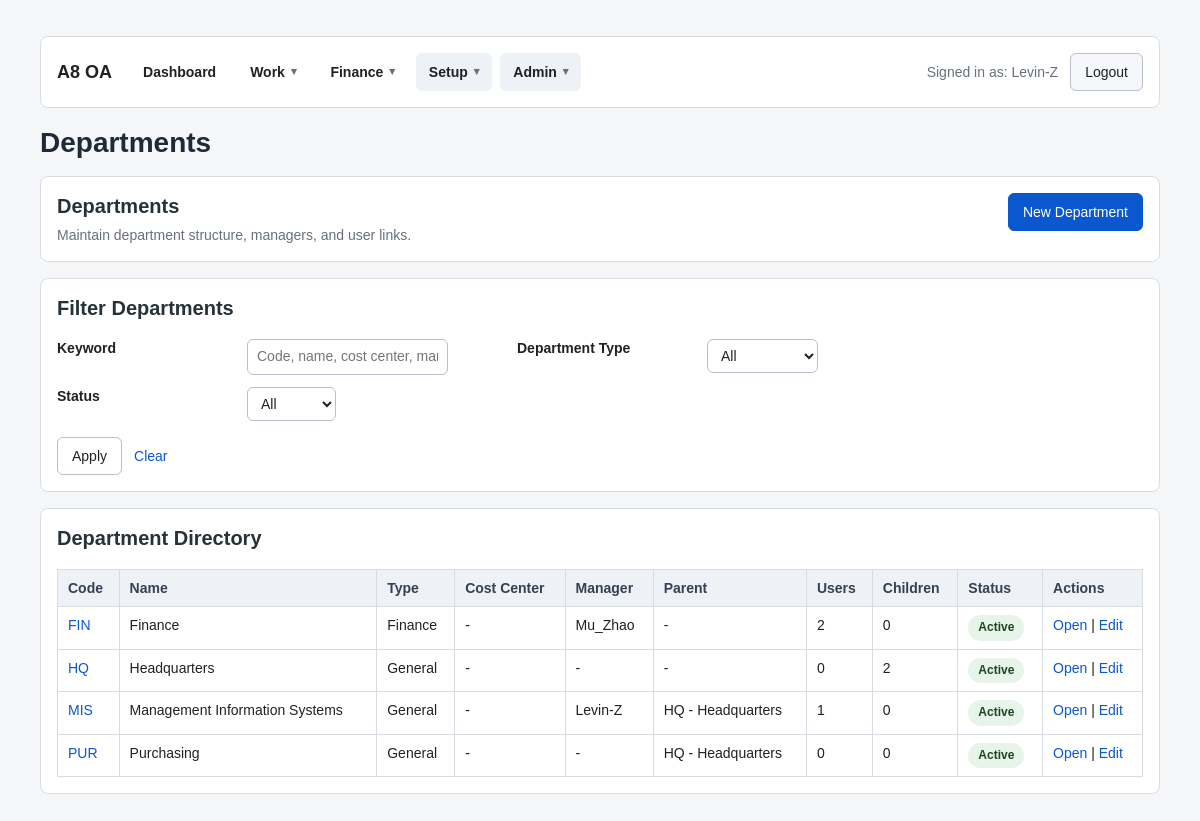
The app's page /accounts/departments/ (signed in) with its own data.
### accounts/models.py (models this page shows)
class User(AbstractUser):
    employee_id = models.CharField(max_length=30, blank=True, default="")
    display_name = models.CharField(max_length=150, blank=True, default="")
    job_title = models.CharField(max_length=100, blank=True, default="")
    phone = models.CharField(max_length=30, blank=True, default="")
    approval_level = models.CharField(
        max_length=20,
        choices=ApprovalLevel,
        default=ApprovalLevel.STAFF,
    )
    primary_department = models.ForeignKey(
        "Department",
        null=True,
        blank=True,
        on_delete=models.SET_NULL,
        related_name="primary_users",
    )
    can_approve_all_departments = models.BooleanField(default=False)
    class Meta:
        db_table = "PS_A8_USER"
        verbose_name = "User"
        verbose_name_plural = "Users"
    def __str__(self):
        return self.display_name or self.username

class Department(models.Model):
    dept_code = models.CharField(max_length=30, unique=True)
    dept_name = models.CharField(max_length=100)
    dept_type = models.CharField(
    max_length=20,
    choices=DepartmentType,
    default=DepartmentType.GENERAL,
    )
    cost_center = models.CharField(max_length=30, blank=True, default="")
    manager = models.ForeignKey(
        settings.AUTH_USER_MODEL,
        null=True,
        blank=True,
        on_delete=models.SET_NULL,
        related_name="managed_departments",
    )
    parent_department = models.ForeignKey(
        "self",
        null=True,
        blank=True,
        on_delete=models.SET_NULL,
        related_name="child_departments",
    )
    is_active = models.BooleanField(default=True)
    sort_order = models.PositiveIntegerField(default=0)
    class Meta:
        db_table = "PS_A8_DEPT"
        verbose_name = "Department"
        verbose_name_plural = "Departments"
        ordering = ["sort_order", "dept_code"]
    def __str__(self):
        return f"{self.dept_code} - {self.dept_name}"

### accounts/views.py (the view, shortened to what this page needs)
# urls.py: path("departments/", views.department_list, name="department_list"),
@login_required
def department_list(request):
    _enforce_department_admin(request.user)
    departments = (
        Department.objects.select_related("manager", "parent_department")
        .annotate(
            active_user_count=Count(
                "user_links",
                filter=Q(user_links__is_active=True),
                distinct=True,
            ),
            child_department_count=Count(
                "child_departments",
                filter=Q(child_departments__is_active=True),
                distinct=True,
            ),
        )
        .order_by("sort_order", "dept_code")
    )
    q = (request.GET.get("q") or "").strip()
    dept_type = (request.GET.get("dept_type") or "").strip()
    status = (request.GET.get("status") or "").strip()
    if dept_type:
        departments = departments.filter(dept_type=dept_type)
    if status == "active":
        departments = departments.filter(is_active=True)
    elif status == "inactive":
        departments = departments.filter(is_active=False)
    department_list_items = [_decorate_department(department) for department in departments]
    context = {
        "departments": department_list_items,
        "department_create_url": reverse("accounts:department_create"),
        "q": q,
        "selected_dept_type": dept_type,
        "selected_status": status,
        "dept_type_choices": Department._meta.get_field("dept_type").choices,
    }
    return render(request, "accounts/department_list.html", context)

### accounts/views.py (called while the page is built)
def _user_can_manage_departments(user):
    return bool(user and user.is_authenticated and (user.is_staff or user.is_superuser))

def _enforce_department_admin(user):
    if not _user_can_manage_departments(user):
        raise PermissionDenied("You do not have permission to manage departments.")

def _decorate_department(department):
    department.detail_url = reverse("accounts:department_detail", args=[department.id])
    department.edit_url = reverse("accounts:department_edit", args=[department.id])
    return department

### common/context_processors.py (called while the page is built)
def top_navigation(request):
    can_create_project = False
    if request.user.is_authenticated:
        can_create_project = user_can_create_project(request.user)
    return {
        "top_navigation": build_navigation_for_user(request.user, request),
        "can_create_project": can_create_project,
        "can_view_system_setup": can_view_system_setup(request.user),
    }

### common/navigation.py (called while the page is built)
def _can_work(user):
    return user.is_authenticated

def _can_accounting(user):
    return can_perform_accounting_work(user)

def _can_setup(user):
    return can_manage_finance_setup(user)

def _can_admin(user):
    return can_use_django_admin(user)

def _can_system_setup(user):
    return can_view_system_setup(user)

def _can_create_project(user):
    return user.is_authenticated and user_can_create_project(user)

def _item(label, route_name, *, permission=None, active_names=None):
    active_names = active_names or [route_name]
    return {
        "label": label,
        "url": reverse(route_name),
        "permission": permission or _can_work,
        "active_names": active_names,
        "active": False,
    }

def _group(label, items):
    return {
        "label": label,
        "items": items,
        "active": False,
    }

def _mark_active(items, current_route_name):
    for item in items:
        item["active"] = current_route_name in item["active_names"]
    return items

### common/permissions.py (called while the page is built)
def can_perform_accounting_work(user):
    return bool(
        user
        and user.is_authenticated
        and (user.is_staff or user_has_any_role(user, ACCOUNTING_ROLES))
    )

def can_manage_finance_setup(user):
    return bool(
        user
        and user.is_authenticated
        and (user.is_superuser or user_has_any_role(user, FINANCE_SETUP_ROLES))
    )

def can_view_system_setup(user):
    return bool(
        user
        and user.is_authenticated
        and (user.is_superuser or user.is_staff or user_has_any_role(user, SYSTEM_SETUP_ROLES))
    )

### accounts/templates/accounts/department_list.html (shortened to what this page needs)
{% extends "purchase/base.html" %}
{% block page_title %}Departments{% endblock %}
{% block content %}
<div class="card page-action-card">
    <div class="section-header">
        <div>
            <h2>Departments</h2>
            <p class="muted">Maintain department structure, managers, and user links.</p>
        </div>
        <a class="btn btn-primary" href="{{ department_create_url }}">New Department</a>
    </div>
</div>
<div class="card">
    <h2>Filter Departments</h2>
    <form method="get">
        <div class="summary-grid">
            <div class="summary-label">Keyword</div>
            <div><input type="text" name="q" value="{{ q }}" placeholder="Code, name, cost center, manager"></div>
            <div class="summary-label">Department Type</div>
            <div>
                <select name="dept_type">
                    <option value="">All</option>
                </select>
            </div>
            <div class="summary-label">Status</div>
            <div>
                <select name="status">
                    <option value="" {% if not selected_status %}selected{% endif %}>All</option>
                </select>
            </div>
        </div>
        <div class="action-row" style="margin-top: 16px;">
            <button type="submit">Apply</button>
            <a href="{% url 'accounts:department_list' %}">Clear</a>
        </div>
    </form>
</div>
<div class="card">
    <h2>Department Directory</h2>
    <div class="table-wrap">
    <table>
        <thead>
            <tr>
                <th>Code</th>
                <th>Name</th>
                <th>Type</th>
                <th>Cost Center</th>
                <th>Manager</th>
                <th>Parent</th>
                <th>Users</th>
                <th>Children</th>
                <th>Status</th>
                <th>Actions</th>
            </tr>
        </thead>
        <tbody>
            {% for department in departments %}
            <tr>
                <td><a href="{{ department.detail_url }}">{{ department.dept_code }}</a></td>
                <td>{{ department.dept_name }}</td>
                <td>{{ department.get_dept_type_display }}</td>
                <td>{{ department.cost_center|default:"-" }}</td>
                <td>{{ department.manager|default:"-" }}</td>
                <td>{{ department.parent_department|default:"-" }}</td>
                <td>{{ department.active_user_count }}</td>
                <td>{{ department.child_department_count }}</td>
                <td>
                    {% if department.is_active %}
                    <span class="badge badge-success">Active</span>
                    {% else %}
                    <span class="badge badge-dark">Inactive</span>
                    {% endif %}
                </td>
                <td>
                    <a href="{{ department.detail_url }}">Open</a>
                    |
                    <a href="{{ department.edit_url }}">Edit</a>
                </td>
            </tr>
            {% empty %}
            <tr>
                <td colspan="10">No departments found.</td>
            </tr>
            {% endfor %}
        </tbody>
    </table>
    </div>
</div>
{% endblock %}

### purchase/templates/purchase/base.html (shortened to what this page needs)
{% load static %}
<!DOCTYPE html>
<html lang="en">
<head>
    <link rel="stylesheet" href="{% static 'css/app.css' %}">
</head>
<body>
    <div class="app-shell">
        {% include "includes/top_nav.html" %}
        <main>
            <div class="page-header">
                <h1 class="page-title">{% block page_title %}{% endblock %}</h1>
            </div>
            {% block content %}{% endblock %}
        </main>
    </div>
</body>
</html>

### templates/includes/top_nav.html (shortened to what this page needs)
<header class="top-nav card">
    {% if request.user.is_authenticated %}
    <div class="nav-brand">
        <a href="{% url 'dashboard:home' %}">A8 OA</a>
    </div>
    <nav class="nav-groups" aria-label="Primary navigation">
        {% if top_navigation.dashboard %}
        <a
            class="nav-direct-link{% if top_navigation.dashboard.active %} is-active{% endif %}"
            href="{{ top_navigation.dashboard.url }}"
        >
            {{ top_navigation.dashboard.label }}
        </a>
        {% endif %}
        {% for group in top_navigation.groups %}
            {% include "includes/dropdown_nav.html" with group=group %}
        {% endfor %}
    </nav>
    <div class="nav-user">
        <span class="muted">Signed in as: {{ request.user }}</span>
        <form method="post" action="{% url 'logout' %}" class="inline-form">
            <button type="submit" class="btn btn-secondary">Logout</button>
        </form>
    </div>
    {% else %}
    <div class="nav-brand">
        <a href="{% url 'login' %}">A8 OA</a>
    </div>
    <a href="{% url 'login' %}" class="btn btn-primary">Login</a>
    {% endif %}
</header>

### templates/includes/dropdown_nav.html (shortened to what this page needs)
<div class="nav-menu{% if group.active %} is-active{% endif %}" data-nav-menu>
    <button
        type="button"
        class="nav-menu-trigger"
        aria-expanded="false"
        aria-haspopup="true"
        data-nav-trigger
    >
        {{ group.label }}
    </button>
</div>

### static/css/app.css (style rules this page uses)
* { box-sizing: border-box; }
html { min-height: 100%; }
body { min-height: 100%; margin: 0; background: #f5f6f8; color: #202124; font-family: Arial, sans-serif; font-size: 14px; line-height: 1.45; }
a { color: #0b57d0; text-decoration: none; }
main { padding-bottom: 32px; }
.app-shell { width: min(1440px, 100%); margin: 0 auto; padding: 20px 24px 32px; }
.page-header { display: flex; gap: 16px; align-items: center; justify-content: space-between; margin: 18px 16px 8px; }
.page-title { margin: 0; color: #1f2937; font-size: 28px; line-height: 1.2; }
.muted { color: #68707d; }
.top-nav { display: grid; grid-template-columns: auto minmax(0, 1fr) auto; gap: 18px; align-items: center; margin-bottom: 16px; overflow: visible; }
.nav-brand { font-size: 18px; font-weight: 700; white-space: nowrap; }
.nav-brand a { color: #202124; }
.nav-groups { display: flex; gap: 8px; flex-wrap: wrap; min-width: 0; }
.nav-direct-link, .nav-menu-trigger { display: inline-flex; min-height: 34px; align-items: center; padding: 8px 12px; border: 1px solid transparent; border-radius: 6px; background: transparent; color: #202124; font-weight: 700; white-space: nowrap; }
.nav-direct-link:hover, .nav-menu-trigger:hover, .nav-direct-link.is-active, .nav-menu.is-active .nav-menu-trigger, .nav-menu.is-open .nav-menu-trigger { background: #eef1f5; text-decoration: none; }
.nav-menu { position: relative; }
.nav-menu-trigger { cursor: pointer; }
.nav-menu-trigger::after { content: "▾"; margin-left: 6px; color: #68707d; font-size: 11px; }
.nav-user { display: flex; gap: 12px; align-items: center; justify-content: flex-end; flex-wrap: wrap; }
.card { margin: 16px; padding: 16px; background: #ffffff; border: 1px solid #d9dde3; border-radius: 8px; }
.card h2 { margin-top: 0; margin-bottom: 18px; color: #263238; font-size: 20px; line-height: 1.3; }
.section-header { display: flex; gap: 16px; align-items: flex-start; justify-content: space-between; flex-wrap: wrap; }
.section-header h2 { margin-bottom: 6px; }
.section-header p { margin: 0; }
.card .summary-grid { max-width: 900px; }
.summary-grid { display: grid; grid-template-columns: 170px minmax(220px, 1fr) 170px minmax(220px, 1fr); row-gap: 12px; column-gap: 20px; align-items: start; }
.summary-label { font-weight: 700; line-height: 1.4; }
.summary-grid > div { min-width: 0; line-height: 1.4; word-break: break-word; }
.summary-grid a, .summary-grid span, .summary-grid div { word-break: break-word; }
.action-row { display: flex; gap: 12px; flex-wrap: wrap; align-items: center; }
.inline-form { display: inline; margin: 0; }
button, .btn { display: inline-flex; align-items: center; justify-content: center; min-height: 34px; padding: 8px 14px; border: 1px solid #b8c0cc; border-radius: 6px; background: #ffffff; color: #202124; font: inherit; cursor: pointer; }
.btn-primary { border-color: #0b57d0; background: #0b57d0; color: #ffffff; }
.btn-secondary { background: #f5f7fb; }
input, select, textarea { max-width: 100%; border: 1px solid #b8c0cc; border-radius: 6px; padding: 7px 9px; background: #ffffff; color: #202124; font: inherit; }
.table-wrap { width: 100%; overflow-x: auto; }
table, .data-table { width: 100%; border-collapse: collapse; background: #ffffff; }
th, td, .data-table th, .data-table td { padding: 8px 10px; border: 1px solid #d9dde3; text-align: left; vertical-align: top; }
th, .data-table th { background: #eef1f5; color: #344054; font-weight: 700; }
.badge { display: inline-block; padding: 4px 10px; border-radius: 999px; font-size: 12px; font-weight: 700; white-space: nowrap; }
.badge-success { background: #e6f4ea; color: #1e4620; }

### records on screen
User: user "Levin-Z"
Department: dept_code "FIN", dept_name "Finance", dept_type "Finance", cost_center "-", manager "Mu_Zhao", parent_department "-", active_user_count "2", child_department_count "0", is_active "Active"
Department: dept_code "HQ", dept_name "Headquarters", dept_type "General", cost_center "-", manager "-", parent_department "-", active_user_count "0", child_department_count "2", is_active "Active"
Department: dept_code "MIS", dept_name "Management Information Systems", dept_type "General", cost_center "-", manager "Levin-Z", parent_department "HQ - Headquarters", active_user_count "1", child_department_count "0", is_active "Active"
Department: dept_code "PUR", dept_name "Purchasing", dept_type "General", cost_center "-", manager "-", parent_department "HQ - Headquarters", active_user_count "0", child_department_count "0", is_active "Active"

### other values on screen
{{ top_navigation.dashboard.label }} "Dashboard"
{{ group.label }} "Work" "Finance" "Setup" "Admin"
